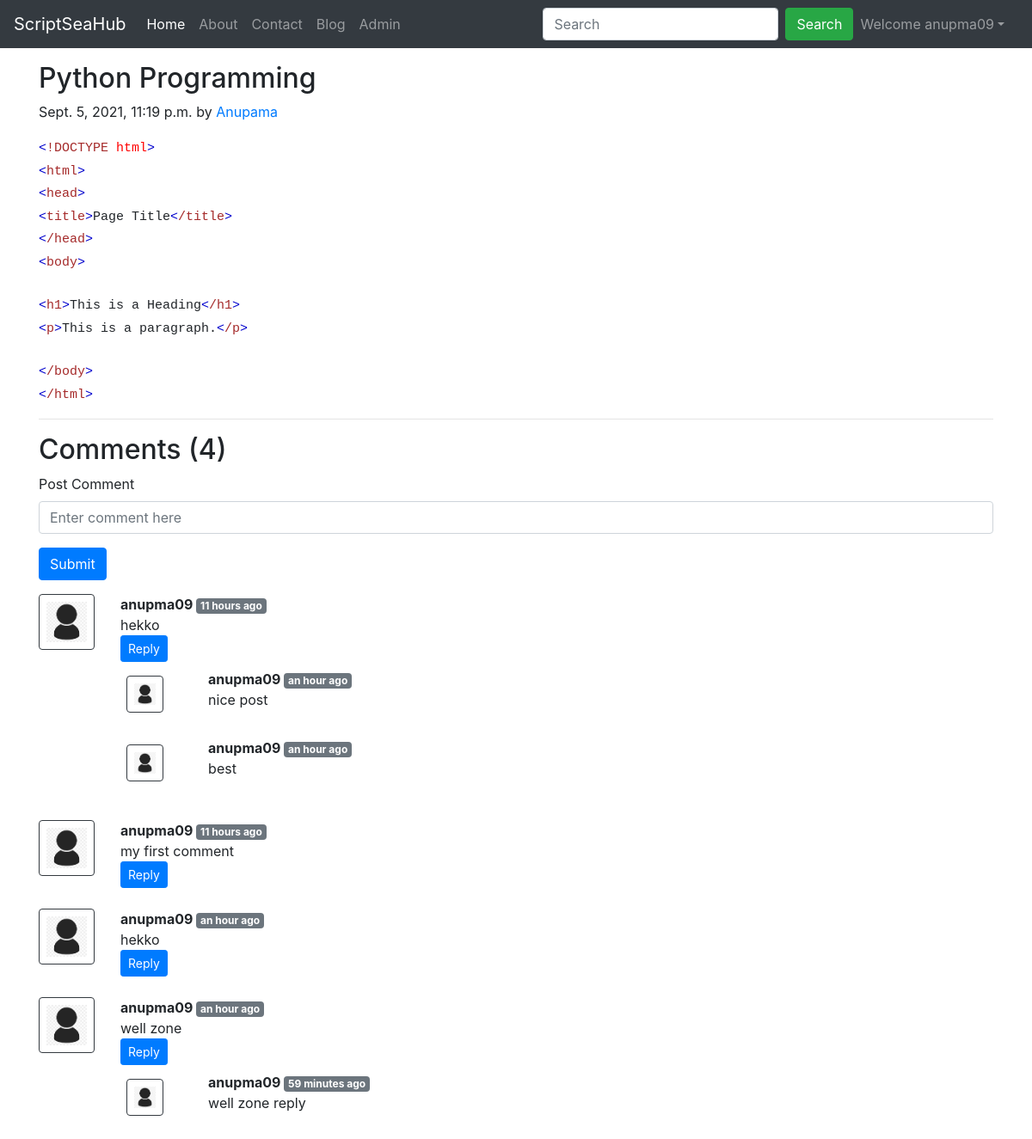
/blog/html/ (signed in), run on the app's committed database.
### blog/models.py (models this page shows, shortened)
class Post(models.Model):
    sno=models.AutoField(primary_key=True)
    title=models.CharField(max_length=255)
    excerpt = models.CharField(max_length=500,default="")
    author=models.CharField(max_length=14)
    slug=models.CharField(max_length=130)
    timeStamp=models.DateTimeField(blank=True)
    content=models.TextField()

class BlogComment(models.Model):
    sno= models.AutoField(primary_key=True)
    comment=models.TextField()
    user=models.ForeignKey(User, on_delete=models.CASCADE)
    post=models.ForeignKey(Post, on_delete=models.CASCADE)
    parent=models.ForeignKey('self',on_delete=models.CASCADE, null=True, blank=True)
    timestamp= models.DateTimeField(default=now)

### blog/views.py (the view)
# urls.py: path('blog/<str:slug>/', views.BlogPage, name='blog-page'),
def BlogPage(request,slug):
    post=Post.objects.filter(slug=slug).first()
    comments= BlogComment.objects.filter(post=post, parent=None)
    replies= BlogComment.objects.filter(post=post).exclude(parent=None)
    replyDict={}
    for reply in replies:
        if reply.parent.sno not in replyDict.keys():
            replyDict[reply.parent.sno]=[reply]
        else:
            replyDict[reply.parent.sno].append(reply)
    context={'post':post, 'comments': comments, 'user': request.user, 'replyDict': replyDict}
    return render(request, "blog/page.html", context)

### blog/templatetags/extras.py (called while the page is built)
@register.filter(name='get_val')
def get_val(dict, key):
    return dict.get(key)

### blog/templates/blog/page.html (shortened to what this page needs)
{% extends 'base.html' %}
{% block content %}
{% load humanize %}
{% load extras %}
<div class="container my-3">
    <h2 class="blog-post-title">{{post.title}}</h2>
    <p class="blog-post-meta">{{post.timeStamp}} by <a href="/about">{{post.author}}</a></p>
    <p>{{post.content|safe}}</p>
    <hr>
</div>
<div class="container">
   {% include 'comments.html' %}
</div>
{% endblock content %}

### blog/templates/navbar.html (shortened to what this page needs)
<nav class="navbar navbar-expand-lg navbar-dark bg-dark">
    <a class="navbar-brand" href="/">ScriptSeaHub</a>
    <div class="collapse navbar-collapse" id="navbarSupportedContent">
      <ul class="navbar-nav mr-auto">
        <li class="nav-item active">
          <a class="nav-link" href="/">Home <span class="sr-only">(current)</span></a>
        </li>
        <li class="nav-item">
          <a class="nav-link" href="/about">About</a>
        </li>
        <li class="nav-item">
            <a class="nav-link" href="/contact">Contact</a>
          </li>
          <li class="nav-item">
            <a class="nav-link" href="/blog">Blog</a>
          </li>
          <li class="nav-item">
            <a class="nav-link" target="_blank" href="http://127.0.0.1:8000/admin/">Admin</a>
          </li>
      </ul>
      <form class="form-inline my-2 my-lg-0" action="/search" method="GET">
        <input class="form-control mr-sm-2" id="query" name="query" class="query" type="search" placeholder="Search" aria-label="Search">
        <button class="btn btn-success my-2 my-sm-0" type="submit">Search</button>
      </form>
{% if user.is_authenticated %}
<ul class="navbar-nav mr-2">
<li class="nav-item dropdown">
<a class="nav-link dropdown-toggle" href='#' id="navbarDropdown" role="button" data-toggle="dropdown"> Welcome {{request.user}}</a>
 </li>
</ul>
</div>
{% endif %}
  </nav>

### blog/templates/comments.html (shortened to what this page needs)
{% load humanize %}
{% load extras %}
<h2> Comments ({{comments.count}}) </h2>
<div class="my-2">
    {% if user.is_authenticated %}
    <form action="/blog/postComment" method="post">
        <div class="form-group">
            <label for="comment">Post Comment </label>
            <input type="text" class="form-control" name="comment" placeholder="Enter comment here">
        </div>
        <button type="submit" class="btn btn-primary">Submit</button>
    </form>
    {% else %}
    Please login to post a comment
    {% endif %}
</div>
{% for comment in comments %}
<div class="row my-3">
    <div class="col-md-1  ">
        <img class="rounded mx-auto d-block w-100 border border-dark p-2" src="/static/images/user.png" alt="user">
    </div>
    <div class="col-md-11 ">
        <b> {{comment.user.username}} </b> <span class="badge badge-secondary ">{{comment.timestamp| naturaltime}}</span>
        <div>{{comment.comment}}</div>
        <div class="reply mx-0">
            {% if user.is_authenticated %}
            <button class="btn btn-sm btn-primary" type="button" data-toggle="collapse" data-target="#replyBox{{comment.sno}}" aria-expanded="false" aria-controls="replyBox{{comment.sno}}">
                Reply
            </button>
            {% else %}
            <button class="btn btn-sm btn-primary" type="button" data-toggle="collapse" data-target="#replyBox{{comment.sno}}" aria-expanded="false" aria-controls="replyBox{{comment.sno}}">
                Login to reply
            </button>
            {% endif %}
            <div class="replies my-2 ">
                {% for reply in replyDict|get_val:comment.sno %}
                <div class="row my-2">
                    <div class="col-md-1 ">
                        <img class="rounded mx-auto d-block w-75 my-2 border border-dark p-2" src="/static/images/user.png" alt="user">
                    </div>
                    <div class="col-md-11">
                        <div class="col-md-11 ">
                            <b> {{reply.user.username}} </b> <span class="badge badge-secondary ">{{reply.timestamp| naturaltime}}</span>
                            <div>{{reply.comment}}</div>
                        </div>
                        <br>
                    </div>
                </div>
                {% endfor %}
            </div>
        </div>
    </div>
</div>
{% endfor %}

### data on the page
Post: title "Python Programming", timeStamp "Sept. 5, 2021, 11:19 p.m.", author "Anupama", content "< !DOCTYPE html > < html > < head > < title > Page Title < /title > < /head > < body > < h1 > This is a Heading < /h1 > < p > This is a paragraph. < /p > < /body > < /html >"
BlogComment: user.username "anupma09", timestamp "11 hours ago", comment "hekko"
BlogComment: user.username "anupma09", timestamp "an hour ago", comment "nice post"
BlogComment: user.username "anupma09", timestamp "an hour ago", comment "best"
BlogComment: user.username "anupma09", timestamp "11 hours ago", comment "my first comment"
BlogComment: user.username "anupma09", timestamp "an hour ago", comment "hekko"
BlogComment: user.username "anupma09", timestamp "an hour ago", comment "well zone"
BlogComment: user.username "anupma09", timestamp "59 minutes ago", comment "well zone reply"

### other printed values
{{ request.user }} "anupma09"
{{ comments.count }} "4"
